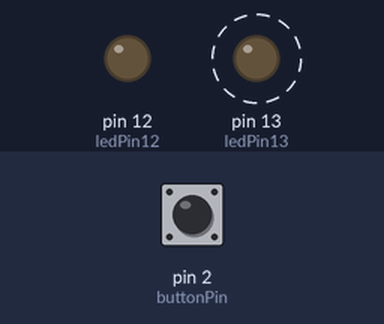
The sketch below on a simulated Arduino Uno, built with avr-gcc and run on an emulated ATmega328P. On the bench: output pins drawn as LEDs (lit = HIGH). Dashed ring = blinking. The inputs (shaded band) are chosen by the test bench; at power-on: pin 2 (buttonPin) LOW.

Above: at 1.2 s.
1.3 s: pin 2 (buttonPin) pulled HIGH for 0.15 s
At 1.37 s:
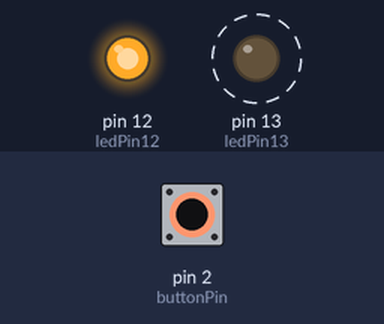
4.3 s: pin 2 (buttonPin) pulled HIGH for 1 s
At 5.75 s:
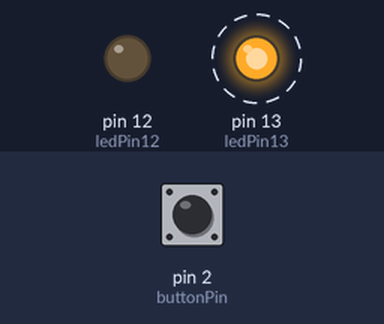
7.3 s: pin 2 (buttonPin) pulled HIGH for 3.2 s
At 7.75 s:
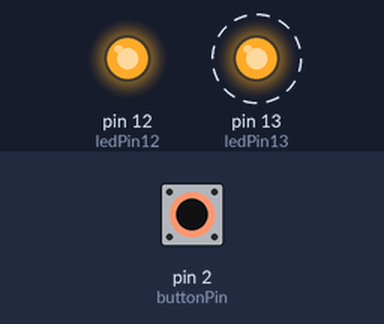
Timing chart, 0 to 18.0 s (numbered marks = the images above; inputs shaded):
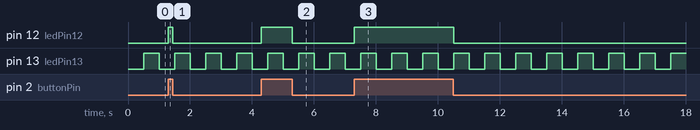

The sketch:

s03.ino
```cpp
const int ledPin13 = 13;
const int ledPin12 = 12;
const int buttonPin = 2;

unsigned long previousMillis = 0;
const long interval = 500;

void setup() {
  pinMode(ledPin13, OUTPUT);
  pinMode(ledPin12, OUTPUT);
  pinMode(buttonPin, INPUT);
}

void loop() {
  unsigned long currentMillis = millis();

  // Far lampeggiare il LED sul pin 13
  if (currentMillis - previousMillis >= interval) {
    previousMillis = currentMillis;

    if (digitalRead(ledPin13) == HIGH) {
      digitalWrite(ledPin13, LOW);
    } else {
      digitalWrite(ledPin13, HIGH);
    }
  }

  // Controllare lo stato del pulsante
  if (digitalRead(buttonPin) == HIGH) {
    digitalWrite(ledPin12, HIGH);
  } else {
    digitalWrite(ledPin12, LOW);
  }
}
```

Measured:
- after the input at 1.3 s, pin 12 (ledPin12): LOW → HIGH at once, → LOW 0.15 s later
- after the input at 4.3 s, pin 12 (ledPin12): LOW → HIGH at once, → LOW 1.0 s later
- after the input at 7.3 s, pin 12 (ledPin12): LOW → HIGH at once, → LOW 3.2 s later
- by itself, pin 13 (ledPin13): alternates HIGH for 0.50 s and LOW for 0.50 s
